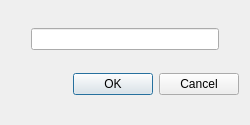
<?xml version="1.0" encoding="UTF-8"?>
<ui version="4.0">
 <class>AddEditItemDialog</class>
 <widget class="QDialog" name="AddEditItemDialog">
  <property name="geometry">
   <rect>
    <x>0</x>
    <y>0</y>
    <width>250</width>
    <height>125</height>
   </rect>
  </property>
  <property name="windowTitle">
   <string>Dialog</string>
  </property>
  <layout class="QVBoxLayout" name="verticalLayout">
   <item>
    <layout class="QHBoxLayout" name="horizontalLayout">
     <item>
      <spacer name="horizontalSpacer">
       <property name="orientation">
        <enum>Qt::Horizontal</enum>
       </property>
       <property name="sizeType">
        <enum>QSizePolicy::Fixed</enum>
       </property>
       <property name="sizeHint" stdset="0">
        <size>
         <width>20</width>
         <height>20</height>
        </size>
       </property>
      </spacer>
     </item>
     <item>
      <widget class="QLineEdit" name="lineEdit"/>
     </item>
     <item>
      <spacer name="horizontalSpacer_2">
       <property name="orientation">
        <enum>Qt::Horizontal</enum>
       </property>
       <property name="sizeType">
        <enum>QSizePolicy::Fixed</enum>
       </property>
       <property name="sizeHint" stdset="0">
        <size>
         <width>20</width>
         <height>20</height>
        </size>
       </property>
      </spacer>
     </item>
    </layout>
   </item>
   <item>
    <widget class="QDialogButtonBox" name="buttonBox">
     <property name="orientation">
      <enum>Qt::Horizontal</enum>
     </property>
     <property name="standardButtons">
      <set>QDialogButtonBox::Cancel|QDialogButtonBox::Ok</set>
     </property>
    </widget>
   </item>
  </layout>
 </widget>
 <resources/>
 <connections>
  <connection>
   <sender>buttonBox</sender>
   <signal>accepted()</signal>
   <receiver>AddEditItemDialog</receiver>
   <slot>accept()</slot>
   <hints>
    <hint type="sourcelabel">
     <x>248</x>
     <y>254</y>
    </hint>
    <hint type="destinationlabel">
     <x>157</x>
     <y>274</y>
    </hint>
   </hints>
  </connection>
  <connection>
   <sender>buttonBox</sender>
   <signal>rejected()</signal>
   <receiver>AddEditItemDialog</receiver>
   <slot>reject()</slot>
   <hints>
    <hint type="sourcelabel">
     <x>316</x>
     <y>260</y>
    </hint>
    <hint type="destinationlabel">
     <x>286</x>
     <y>274</y>
    </hint>
   </hints>
  </connection>
 </connections>
</ui>
